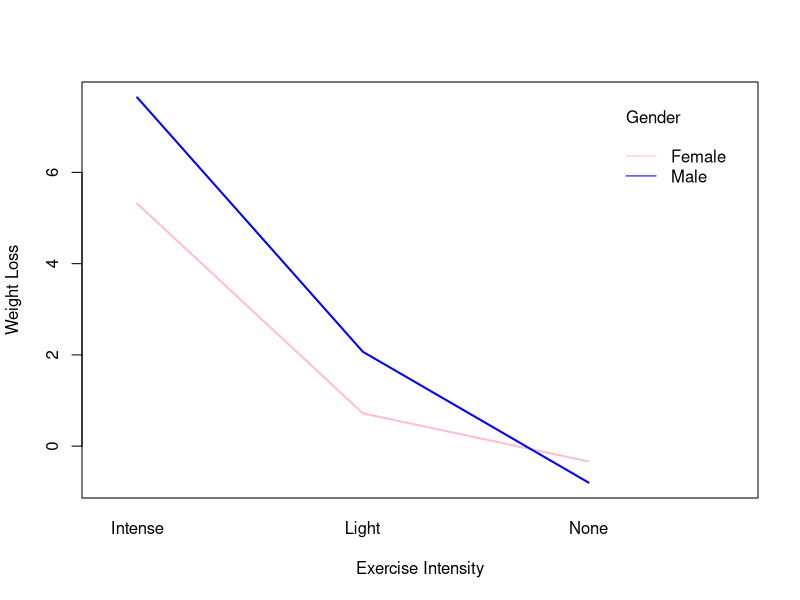

Recreate this plot in R.
# create the data
# make this example reproducible
set.seed(10)

# create data frame
data <- data.frame(gender=rep(c("Male", "Female"), each=30),
                   exercise=rep(c("None", "Light", "Intense"), each=10, times=2),
                   weight_loss=c(runif(10, -3, 3), runif(10, 0, 5), runif(10, 5, 9),
                                 runif(10, -4, 2), runif(10, 0, 3), runif(10, 3, 8)))

# view first six rows of data frame
head(data)

# Fit the two-way ANOVA model
# fit the two-way ANVOVA model
model <- aov(weight_loss~gender * exercise, data=data)

# view the model output
summary(model)

# creating interaction plot for exercise and gender
interaction.plot(x.factor = data$exercise, #x-axis variable
                 trace.factor = data$gender, #variable for lines
                 response = data$weight_loss,
                 fun = median, #metric to plot
                 ylab="Weight Loss",
                 xlab = "Exercise Intensity",
                 col=c("pink", "blue"),
                 lty=1, #line type
                 lwd=2, #line width
                 trace.label = "Gender")
